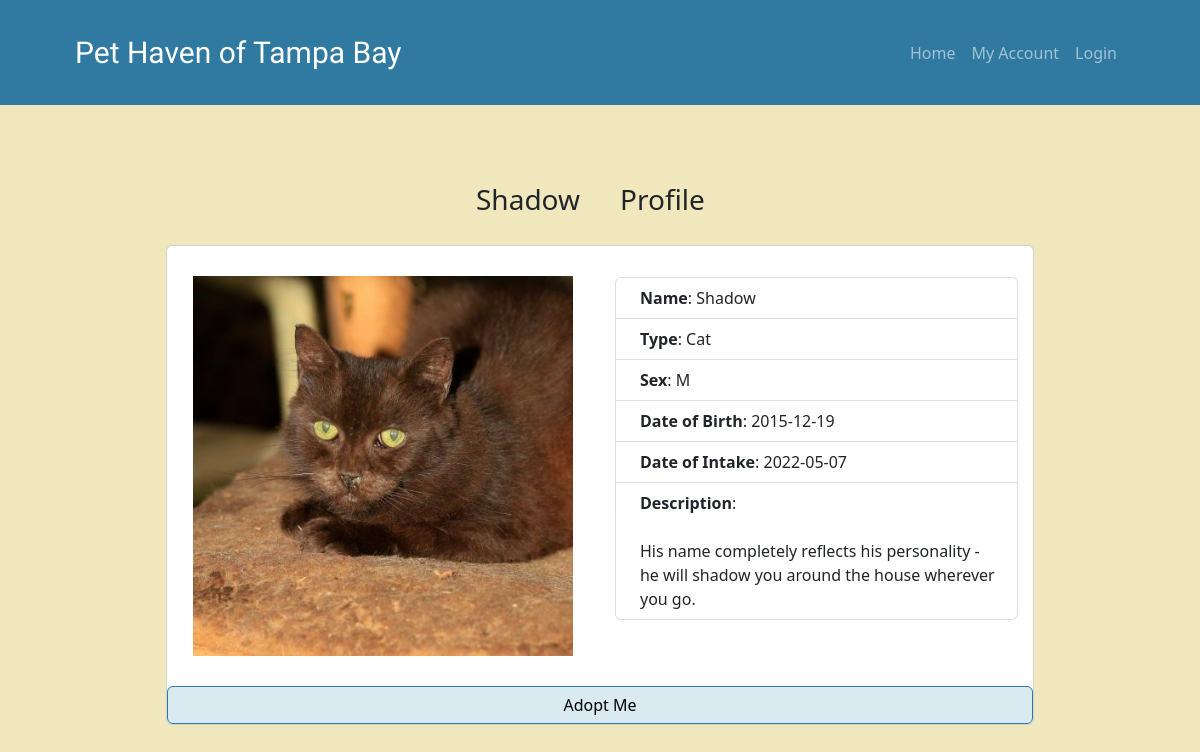
Page /petprofile/2 on the committed database.
### tables this page shows
CREATE TABLE Pets (pid INTEGER PRIMARY KEY AUTOINCREMENT, kennel_id varchar(5) references Kennels (id), type varchar(1) not null, status VARCHAR(15) NOT NULL DEFAULT 'available', pname VARCHAR(40),
sex CHAR(1), dob DATE, image TEXT, dateofintake DATE NOT NULL DEFAULT CURRENT_DATE, description TEXT,
CHECK (status in ('available', 'pre-adopted', 'adopted')), CHECK (type in ('Dog', 'Cat', 'Other')));

### App.py (the view)
@app.route('/petprofile/<int:pid>')
def petprofile(pid):
    cur_user = get_current_user()
    db = get_database()
    pet_cursor = db.execute('SELECT * from Pets WHERE pid = ?', [pid])
    single_pet = pet_cursor.fetchone()
    isBirthdayToday = isBirthday(single_pet)
    if isBirthdayToday == True:
        petAge, suffix = getAge(single_pet)
    else:
        petAge = 0
        suffix = ""
    return render_template('pet-profile.html', user=cur_user, single_pet=single_pet, isBirthdayToday=isBirthdayToday, petAge=petAge, suffix=suffix)

### App.py (called while the page is built)
@app.teardown_appcontext
def close_database(error):
    if hasattr(g, 'crudapplication_db'):
        g.crudapplication_db.close()

def get_current_user():
    user = None
    if 'user' in session:
        user = session['user']
        db = get_database()
        user_cursor = db.execute('select * from Users where email = ?', [user])
        user = user_cursor.fetchone()
    return user

def isBirthday(pet):
    db = get_database()
    petCursor = db.execute(
        f'SELECT * FROM Pets WHERE strftime(\'%d%m\', dob) = strftime(\'%d%m\', \'now\') AND pid = ?', (pet[0],))
    birthdayPet = petCursor.fetchone()
    if birthdayPet != None:
        return True
    else:
        return False

### database.py (called while the page is built)
def connect_to_database():
    sql = sqlite3.connect(f'C:/Users/ulyan/Desktop/PetHaven/{db_name}')
    sql.row_factory = sqlite3.Row
    return sql

def get_database():
    if not hasattr(g, 'crudapplication_db'):
        g.crudapplication_db = connect_to_database()
    return g.crudapplication_db

### templates/pet-profile.html (shortened to what this page needs)
{% extends 'base.html' %}
{% block content %}
        <div class="row justify-content-md-center">{% if single_pet %}
            <div class="col">
                 <h3 class="m-2 float-end text-sm-left" style="padding: 20px 0;">{{ single_pet['pname'] }}</h3>
            </div>
            <div class="col">
                 <h3 class="m-2 float-start text-sm-left" style="padding: 20px 0;"> Profile </h3>
            </div>
        </div>
        <div class="container" style="width: 80%;">
            <div>
                <div class="card">
                    <div class="row g-0">
                      <div class="col-md-6">
                        <img src="/static/images/{{single_pet['image']}}" class="img rounded mx-auto d-block" alt="pet image" style="padding: 30px 10px; width: 400px; ">
                      </div>
                      <div class="col-md-6">
                        <div class="card-body" style="padding: 15px; ">
                            <ul class="list-group py-3">
                            <li class="list-group-item d-flex justify-content-between align-items-start">
                              <div class="ms-2 me-auto">
                                <div class=""><b>Name</b>: {{ single_pet['pname'] }}</div>
                              </div>
                                <li class="list-group-item d-flex justify-content-between align-items-start">
                              <div class="ms-2 me-auto">
                                <div class=""><b>Type</b>: {{ single_pet['type'] }}</div>
                              </div>
                            <li class="list-group-item justify-content-between align-items-start">
                              <div class="ms-2 me-auto">
                                <div class=""><b>Sex</b>: {{ single_pet['sex'] }}</div>
                                </div>
                            <li class="list-group-item d-flex justify-content-between align-items-start">
                              <div class="ms-2 me-auto">
                                <div class=""><b>Date of Birth</b>: {{ single_pet['dob'] }} </div>
                                </div>
                              <li class="list-group-item d-flex justify-content-between align-items-start">
                                <div class="ms-2 me-auto">
                                  <div class=""><b>Date of Intake</b>: {{ single_pet['dateofintake'] }}</div>
                                    </div>
                              </li>
                              <li class="list-group-item d-flex justify-content-between align-items-start">
                                <div class="ms-2 me-auto">
                                  <div class=""> <b>Description</b>:<br> <br> {{ single_pet['description'] }}</div>
                                </div>
                              </li>
                          </ul>
                            {% endif %}
                        </div>
                      </div>
                        <a class="btn btn-warning btn-xs editbtn" href="{{ url_for('adopt', pid=single_pet['pid']) }} "> Adopt Me </a>
                    </div>
                  </div>
            </div>
            <br>
            <br>
            <br>
            <br>
        </div>
{% endblock %}

### templates/base.html (style rules this page uses)
body { background-color: #f1e7bd; }
.editbtn { background-color: #DAEAF1; border-color: #3079a1; color: black; }

### rows in the picture
Pets: pname "Shadow", image (picture), type "Cat", sex "M", dob "2015-12-19", dateofintake "2022-05-07", description "His name completely reflects his personality - he will shadow you around the house wherever you go."
